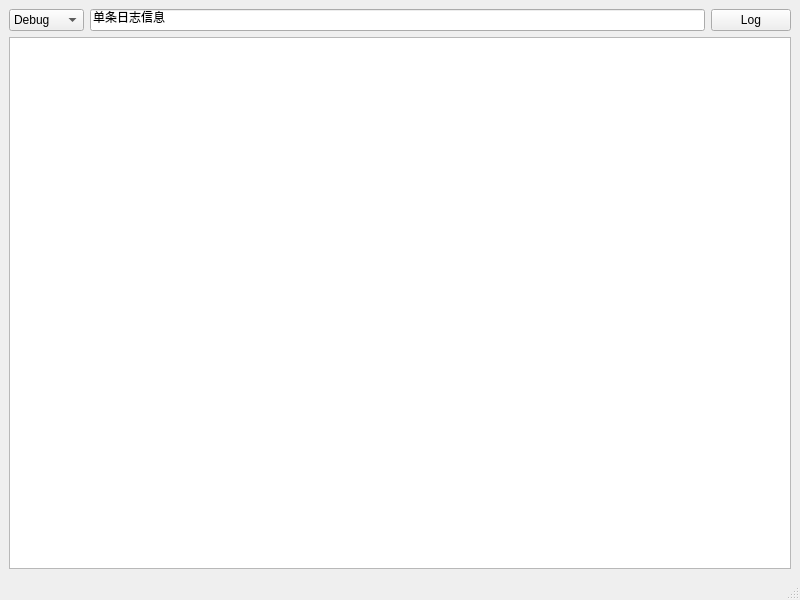
<?xml version="1.0" encoding="UTF-8"?>
<ui version="4.0">
 <class>MainWindow</class>
 <widget class="QMainWindow" name="MainWindow">
  <property name="geometry">
   <rect>
    <x>0</x>
    <y>0</y>
    <width>800</width>
    <height>600</height>
   </rect>
  </property>
  <property name="windowTitle">
   <string>MainWindow</string>
  </property>
  <widget class="QWidget" name="centralwidget">
   <layout class="QVBoxLayout" name="verticalLayout">
    <item>
     <layout class="QHBoxLayout" name="horizontalLayout">
      <item>
       <widget class="QComboBox" name="comboBox">
        <item>
         <property name="text">
          <string>Debug</string>
         </property>
        </item>
        <item>
         <property name="text">
          <string>Info</string>
         </property>
        </item>
        <item>
         <property name="text">
          <string>Warning</string>
         </property>
        </item>
        <item>
         <property name="text">
          <string>Critical</string>
         </property>
        </item>
       </widget>
      </item>
      <item>
       <widget class="QLineEdit" name="lineEdit">
        <property name="text">
         <string>单条日志信息</string>
        </property>
       </widget>
      </item>
      <item>
       <widget class="QPushButton" name="pushButton">
        <property name="text">
         <string>Log</string>
        </property>
       </widget>
      </item>
     </layout>
    </item>
    <item>
     <widget class="QTextEdit" name="textEdit"/>
    </item>
   </layout>
  </widget>
  <widget class="QMenuBar" name="menubar">
   <property name="geometry">
    <rect>
     <x>0</x>
     <y>0</y>
     <width>800</width>
     <height>23</height>
    </rect>
   </property>
  </widget>
  <widget class="QStatusBar" name="statusbar"/>
 </widget>
 <resources/>
 <connections/>
</ui>
